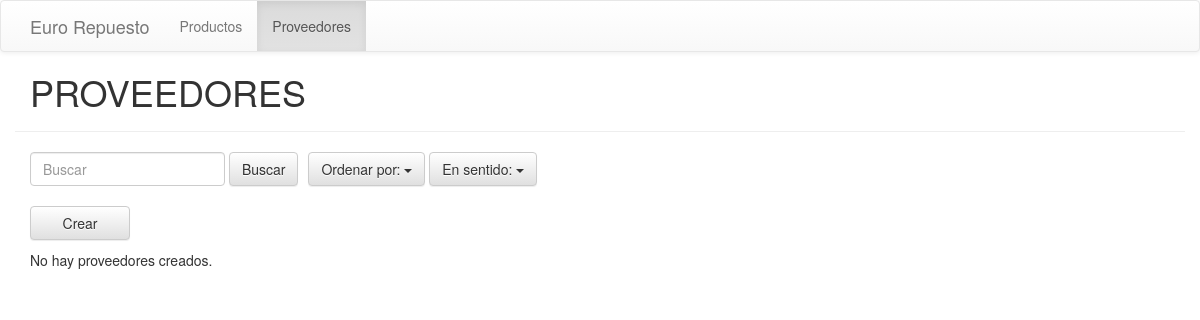
Page /proveedores/ on the earlier database version.
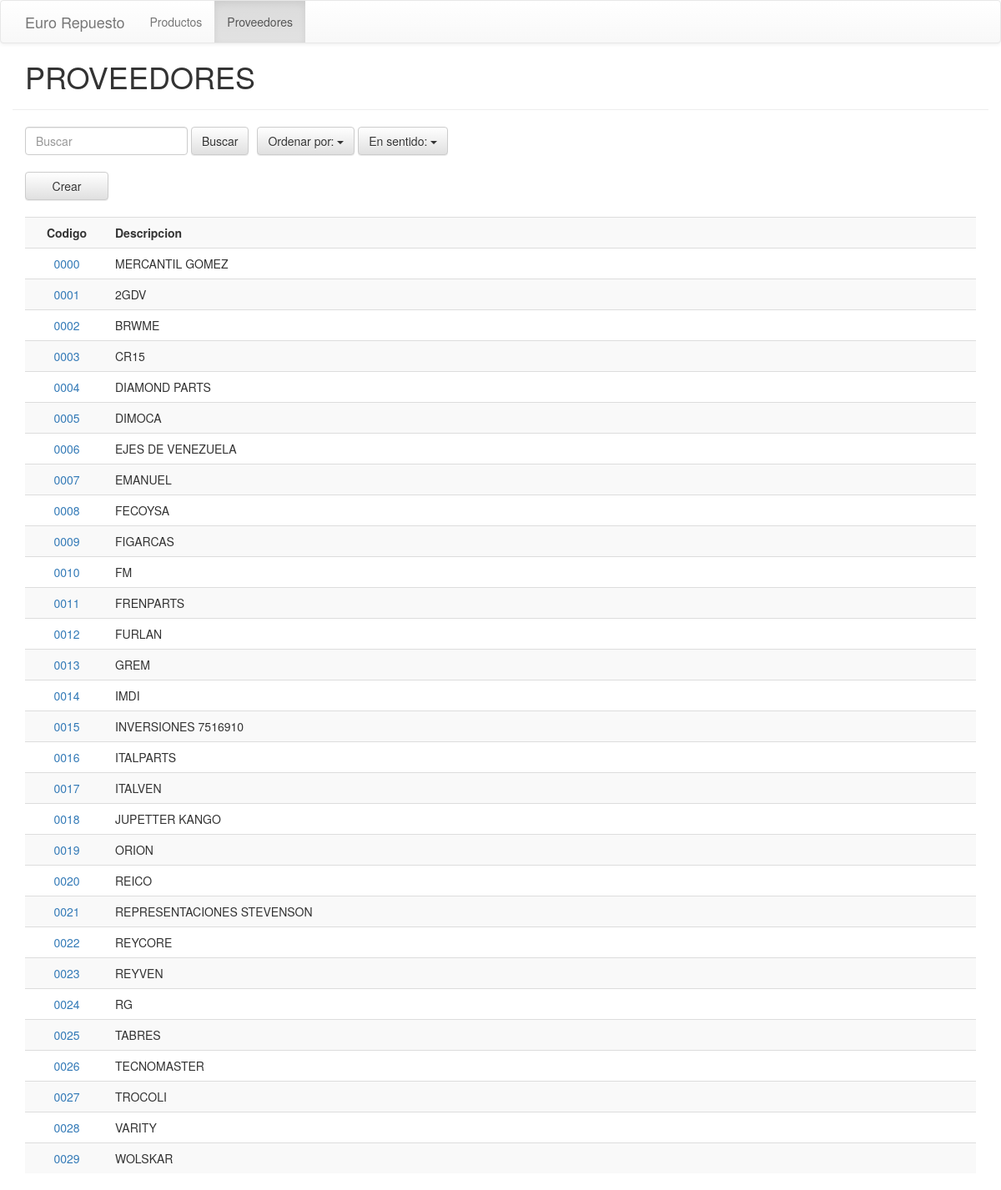
Same page on the later database version.
### proveedores_app/models.py (models this page shows)
class Proveedor(models.Model):
	codigo = models.CharField(max_length=4, primary_key=True)
	descripcion = models.CharField(max_length=20)

### proveedores_app/views.py (the view)
class ProveedoresView(OrderableListMixin, ListView):
    model = Proveedor
    template_name = "proveedores_app/proveedores.html"
    context_object_name = 'proveedores'
    orderable_columns = (u"codigo", u"descripcion",)
    orderable_columns_default = u"descripcion"

### compras_app/templatetags/add_query.py (called while the page is built)
@register.simple_tag
def url_replace(request, field, value):
    dict_ = request.GET.copy()
    dict_[field] = value
    return dict_.urlencode()

### proveedores_app/templates/proveedores_app/proveedores.html (shortened to what this page needs)
<!DOCTYPE html>
<html lang="en">
  <head>
    <link href="css/bootstrap.min.css" rel="stylesheet">
    <link rel="stylesheet" href="https://maxcdn.bootstrapcdn.com/bootstrap/3.3.4/css/bootstrap.min.css">
    <link rel="stylesheet" href="https://maxcdn.bootstrapcdn.com/bootstrap/3.3.4/css/bootstrap-theme.min.css">
    {% load staticfiles %}
    {% load add_query %}
      <link rel="stylesheet" type="text/css" href="{% static 'compras_app/style.css' %}" />
  </head>
  <body>
    <nav class="navbar navbar-default">
      <div class="container">
        <div class="navbar-header">
          <a class="navbar-brand" href="#">Euro Repuesto</a>
        </div>
        <div class="collapse navbar-collapse" id="bs-example-navbar-collapse-1">
          <ul class="nav navbar-nav">
            <li><a href="/productos/">Productos<span class="sr-only">(current)</span></a></li>
            <li class="active"><a href="/proveedores/">Proveedores<span class="sr-only">(current)</span></a></li>
          </ul>
        </div>
      </div>
    </nav>
    <div class="container page-header">
      <h1>PROVEEDORES</h1>
    </div>
    <div class="container">
      <form class="navbar-form navbar-left" role="search" method="get" action="/proveedores/search">
          <div class="form-group">
            <input type="text" class="form-control" placeholder="Buscar" name="q">
          </div>
          <button type="submit" class="btn btn-default">Buscar</button>
      <div class="btn-group">
        <button type="button" class="btn btn-default dropdown-toggle" data-toggle="dropdown" aria-expanded="false">
          Ordenar por: <span class="caret"></span>
        </button>
      </div>
      <div class="btn-group">
        <button type="button" class="btn btn-default dropdown-toggle" data-toggle="dropdown" aria-expanded="false">
          En sentido: <span class="caret"></span>
        </button>
      </div>
      </form><br>
    </div>
    <div class="container">
      <a class="btn btn-default" href="/proveedores/crear/" role="button">Crear</a>
    	{% if proveedores %}
      		<table class="table table-striped">
            <tr>
                  <th class="text-center">Codigo</th>
                  <th>Descripcion</th>
            </tr>
      		    <ul>
      		    {% for proveedor in proveedores %}
      		        <tr>
      		        	<td class="text-center">
                      <a href="{{ proveedor.codigo }}/">{{ proveedor.codigo }}
                    </td>
      		        	<td>
                      {{ proveedor.descripcion }}
                    </td>
      		        </tr>
      		    {% endfor %}
      		    </ul>
      		</table>
    	{% else %}
    	    <p>No hay proveedores creados.</p>
    	{% endif %}
    </div>
  </body>
</html>

### compras_app/static/compras_app/style.css (style rules this page uses)
div.container:nth-child(2) { margin-top: 20px; }
.navbar-form { margin: 0 10px 0 0; padding: 0; }
div.btn-group:nth-child(3) > button:nth-child(1) { margin-left: 6px; }
.table > tbody:nth-child(1) > tr:nth-child(1) > th:nth-child(1) { width: 100px; }
a.btn { margin-top: 20px; margin-bottom: 10px; width: 100px; }
.navbar { margin-bottom: 0; }
div.container:nth-child(2) { margin-top: 0; }
.page-header { margin-top: 0; }

Differences in the rows shown:
added Proveedor: codigo "0000", descripcion "MERCANTIL GOMEZ"
added Proveedor: codigo "0001", descripcion "2GDV"
added Proveedor: codigo "0002", descripcion "BRWME"
added Proveedor: codigo "0003", descripcion "CR15"
added Proveedor: codigo "0004", descripcion "DIAMOND PARTS"
added Proveedor: codigo "0005", descripcion "DIMOCA"
added Proveedor: codigo "0006", descripcion "EJES DE VENEZUELA"
added Proveedor: codigo "0007", descripcion "EMANUEL"
added Proveedor: codigo "0008", descripcion "FECOYSA"
added Proveedor: codigo "0009", descripcion "FIGARCAS"
added Proveedor: codigo "0010", descripcion "FM"
added Proveedor: codigo "0011", descripcion "FRENPARTS"
added Proveedor: codigo "0012", descripcion "FURLAN"
added Proveedor: codigo "0013", descripcion "GREM"
added Proveedor: codigo "0014", descripcion "IMDI"
added Proveedor: codigo "0015", descripcion "INVERSIONES 7516910"
added Proveedor: codigo "0016", descripcion "ITALPARTS"
added Proveedor: codigo "0017", descripcion "ITALVEN"
added Proveedor: codigo "0018", descripcion "JUPETTER KANGO"
added Proveedor: codigo "0019", descripcion "ORION"
added Proveedor: codigo "0020", descripcion "REICO"
added Proveedor: codigo "0021", descripcion "REPRESENTACIONES STEVENSON"
added Proveedor: codigo "0022", descripcion "REYCORE"
added Proveedor: codigo "0023", descripcion "REYVEN"
added Proveedor: codigo "0024", descripcion "RG"
added Proveedor: codigo "0025", descripcion "TABRES"
added Proveedor: codigo "0026", descripcion "TECNOMASTER"
added Proveedor: codigo "0027", descripcion "TROCOLI"
added Proveedor: codigo "0028", descripcion "VARITY"
added Proveedor: codigo "0029", descripcion "WOLSKAR"
Other differences:
text no longer shown: "No hay proveedores creados."
text now shown: "Codigo Descripcion"
